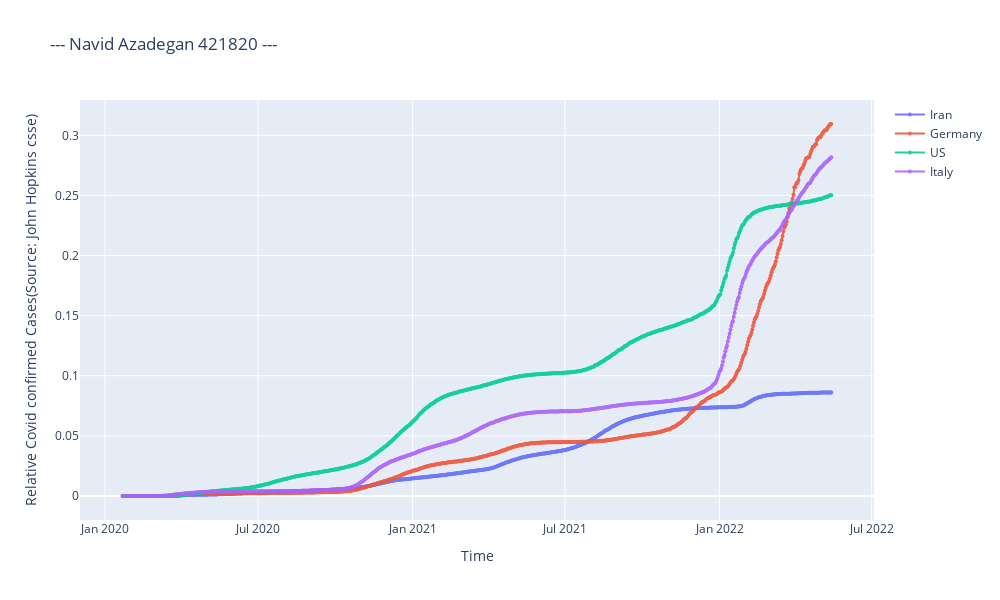

The notebook cell saved with this chart:
### Code cell
fig=go.Figure()
for each in Country_list:
    #fig.add_trace(go.Scatter(x=df_plot.data,y=df_plot[each], name=each))
    fig.add_trace(go.Scatter(x=df_plot.date,
                           y=df_plot[each],
                          mode='markers+lines',
                          opacity=0.9,
                           line_width=2,
                          marker_size=4,
                          name=each))
fig.update_layout(width=1000, height=600,title="--- Navid Azadegan 421820 ---", xaxis_title="Time", yaxis_title="Relative Covid confirmed Cases(Source: John Hopkins csse)")
#fig.update_layout(xaxis_rangeslider_visible=True)
#fig.update_yaxis(type="log",range=[1.1,5.5])
#fig.show(renderer='Microsoft Edge')

### Figure 1 — Plotly figure (JSON) as saved in the notebook; plotly's stock layout.template omitted (floating-point values rounded to 4 significant figures; data arrays with more than 128 entries replaced by an {"elided": "..."} marker saying what was removed)
{"data": [{"line": {"width": 2}, "marker": {"size": 4}, "mode": "markers+lines", "name": "Iran", "opacity": 0.9, "type": "scatter", "x": {"elided": "844 str values"}, "y": {"elided": "844 float values"}}, {"line": {"width": 2}, "marker": {"size": 4}, "mode": "markers+lines", "name": "Germany", "opacity": 0.9, "type": "scatter", "x": {"elided": "844 str values"}, "y": {"elided": "844 float values"}}, {"line": {"width": 2}, "marker": {"size": 4}, "mode": "markers+lines", "name": "US", "opacity": 0.9, "type": "scatter", "x": {"elided": "844 str values"}, "y": {"elided": "844 float values"}}, {"line": {"width": 2}, "marker": {"size": 4}, "mode": "markers+lines", "name": "Italy", "opacity": 0.9, "type": "scatter", "x": {"elided": "844 str values"}, "y": {"elided": "844 float values"}}], "layout": {"height": 600, "title": {"text": "--- Navid Azadegan 421820 ---"}, "width": 1000, "xaxis": {"title": {"text": "Time"}}, "yaxis": {"title": {"text": "Relative Covid confirmed Cases(Source: John Hopkins csse)"}}}}
